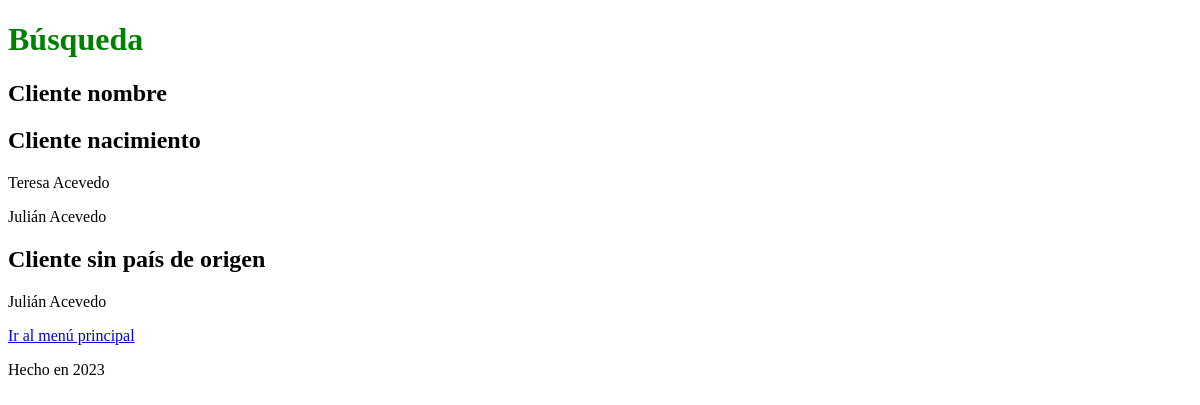
The app's page /cliente/busqueda/, older data.
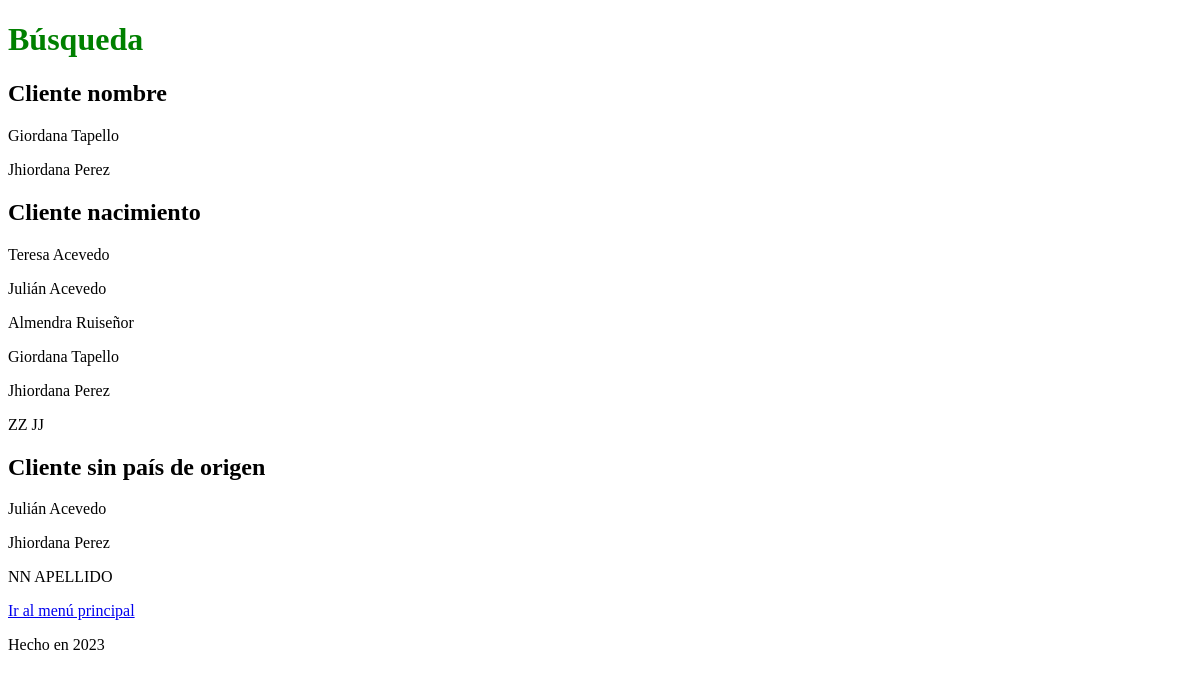
The same page, newer data.
### cliente/models.py (models this page shows)
class Cliente(models.Model):
    nombre = models.CharField(max_length=50)
    apellido = models.CharField(max_length=50)
    nacimiento = models.DateField(blank=True, null=True, verbose_name="Fecha de nacimiento")
    pais_origen_id = models.ForeignKey(Pais, on_delete=models.SET_NULL, null=True, blank=True)
    def __str__(self) -> str:
        return f"{self.nombre} {self.apellido}"

### cliente/views.py (the view)
# urls.py: path("busqueda/", views.busqueda, name="busqueda"),
def busqueda(request):
    cliente_nombre = Cliente.objects.filter(nombre__contains="dana")
    cliente_nacimiento = Cliente.objects.filter(nacimiento__gt=date(2000, 1, 1))
    cliente_pais = Cliente.objects.filter(pais_origen_id=None)
    contexto = {
        "cliente_nombre": cliente_nombre,
        "cliente_nacimiento": cliente_nacimiento,
        "cliente_pais": cliente_pais
    }
    return render(request, "cliente/busqueda.html", contexto)

### cliente/templates/cliente/busqueda.html (shortened to what this page needs)
{% extends 'core/base.html' %}
{% block content_title %}
    Búsqueda
{% endblock content_title %}
{% block content %}
    <h2>Cliente nombre</h2>
    {% for cliente in cliente_nombre %}
        <p>{{ cliente }}</p>
    {% endfor %}
    <h2>Cliente nacimiento</h2>
    {% for cliente in cliente_nacimiento %}
        <p>{{ cliente }}</p>
    {% endfor %}
    <h2>Cliente sin país de origen</h2>
    {% for cliente in cliente_pais %}
        <p>{{ cliente }}</p>
    {% endfor %}
    <a href="{% url 'core:home' %}">Ir al menú principal</a>
{% endblock content %}

Row changes from the older to the newer data that the page shows:
added Cliente: nombre+apellido "Giordana Tapello"
added Cliente: nombre+apellido "Jhiordana Perez"
added Cliente: nombre+apellido "Almendra Ruiseñor", shown under "Cliente nacimiento"
added Cliente: nombre+apellido "ZZ JJ", shown under "Cliente nacimiento"
added Cliente: nombre+apellido "NN APELLIDO", shown under "Cliente sin país de origen"
